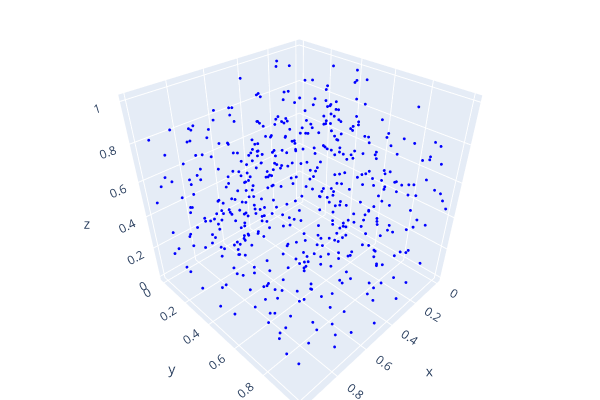

Notebook code cell kept with this figure:
### Code cell
vis(X, np.array([0,0,1], dtype='float64'))

### Figure 1 — Plotly figure (JSON) as saved in the notebook; plotly's stock layout.template omitted (floating-point values rounded to 4 significant figures; data arrays with more than 128 entries replaced by an {"elided": "..."} marker saying what was removed)
{"data": [{"marker": {"color": {"elided": "500x3 int values"}, "size": 1}, "mode": "markers", "type": "scatter3d", "x": {"elided": "500 float values"}, "y": {"elided": "500 float values"}, "z": {"elided": "500 float values"}}], "layout": {"height": 400, "margin": {"b": 0, "l": 0, "r": 0, "t": 0}, "scene": {"camera": {"center": {"x": 0, "y": 0, "z": 0}, "up": {"x": 0, "y": 0, "z": 1}}}, "showlegend": false, "width": 600}}
